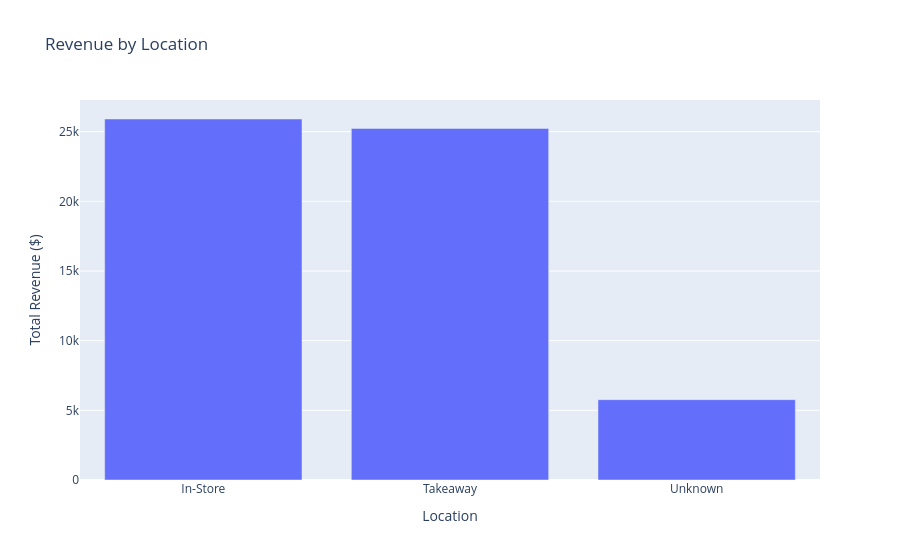

Here is the notebook cell this chart was saved with:
### Code cell
location_df = revenue_by_location.reset_index()
location_df.columns = ["Location", "Revenue"]

fig = px.bar(
    location_df,
    x="Location",
    y="Revenue",
    title="Revenue by Location",
    labels={"Revenue": "Total Revenue ($)"},
)

fig.show()

### Figure 1 — Plotly figure (JSON) as saved in the notebook; plotly's stock layout.template omitted (floating-point values rounded to 4 significant figures)
{"data": [{"hovertemplate": "Location=%{x}<br>Total Revenue ($)=%{y}<extra></extra>", "legendgroup": "", "marker": {"color": "#636efa", "pattern": {"shape": ""}}, "name": "", "orientation": "v", "showlegend": false, "textposition": "auto", "type": "bar", "x": ["In-Store", "Takeaway", "Unknown"], "xaxis": "x", "y": [25910.0, 25230.0, 5764.0], "yaxis": "y"}], "layout": {"barmode": "relative", "legend": {"tracegroupgap": 0}, "title": {"text": "Revenue by Location"}, "xaxis": {"anchor": "y", "domain": [0, 1], "title": {"text": "Location"}}, "yaxis": {"anchor": "x", "domain": [0, 1], "title": {"text": "Total Revenue ($)"}}}}
